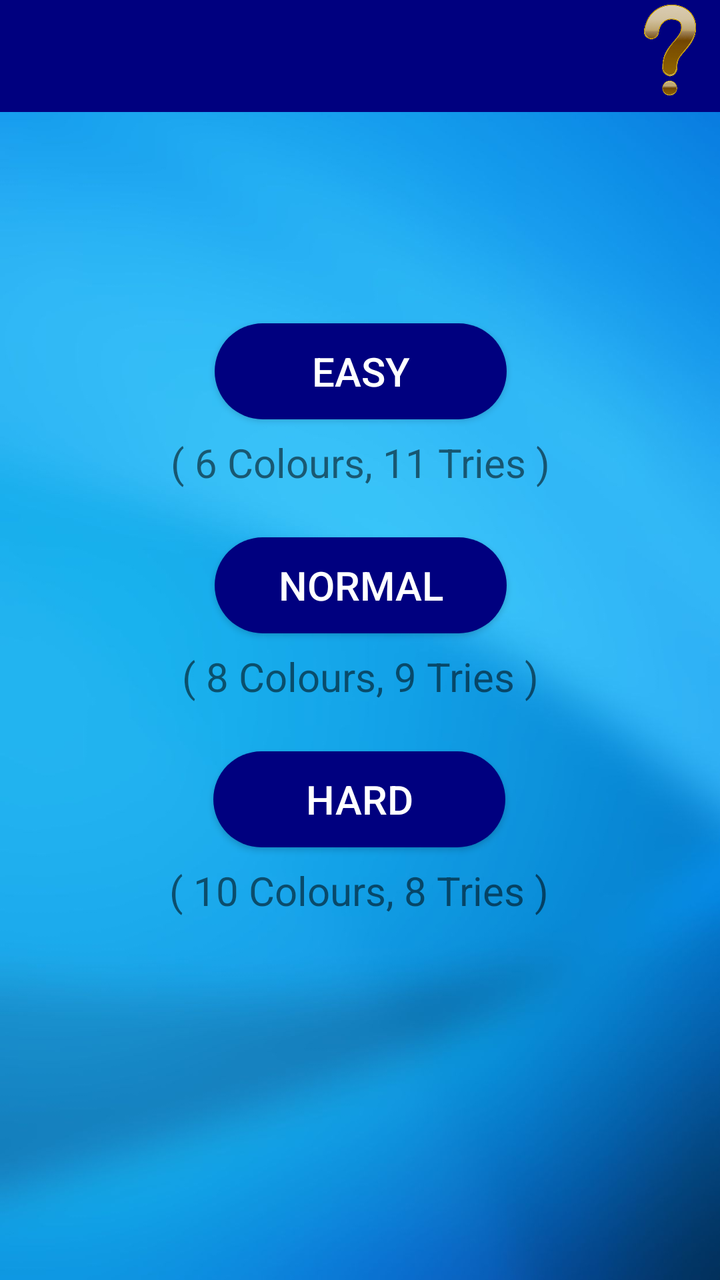
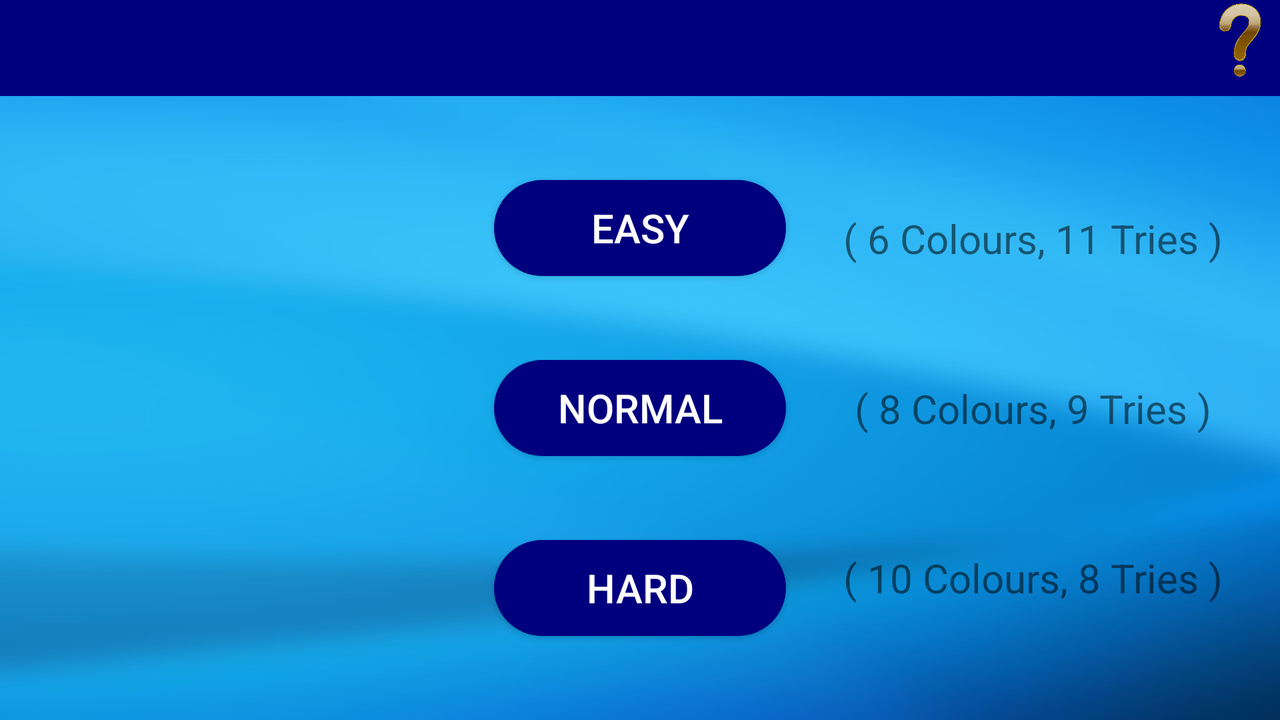

First picture: res/layout/ on a phone held upright. Second picture: the repository's own variant of that layout, on a device whose configuration matches the variant's folder. Source for both follows.
<!-- AndroidManifest.xml: application theme Theme.MasterMinds -->
<!-- res/layout/activity_choose_difficulty_menu_ver1.xml -->
<?xml version="1.0" encoding="utf-8"?>
<androidx.constraintlayout.widget.ConstraintLayout xmlns:android="http://schemas.android.com/apk/res/android"
    xmlns:app="http://schemas.android.com/apk/res-auto"
    xmlns:tools="http://schemas.android.com/tools"
    android:layout_width="match_parent"
    android:layout_height="match_parent"
    android:background="@drawable/background"
    tools:context=".ChooseDifficultyMenuVer1">




    <Button
        android:id="@+id/button2"
        android:layout_width="146dp"
        android:layout_height="48dp"
        android:background="@drawable/bg"
        android:onClick="startEasyGame"
        android:text="Easy"
        android:textColor="@color/white"
        android:textSize="20sp"
        android:textStyle="normal"
        app:layout_constraintBottom_toBottomOf="parent"
        app:layout_constraintEnd_toEndOf="parent"
        app:layout_constraintHorizontal_bias="0.501"
        app:layout_constraintStart_toStartOf="parent"
        app:layout_constraintTop_toTopOf="@+id/guideline4"
        app:layout_constraintVertical_bias="0.19999999" />

    <Button
        android:id="@+id/button5"
        android:layout_width="146dp"
        android:layout_height="48dp"
        android:layout_marginTop="24dp"
        android:background="@drawable/bg"
        android:onClick="startNormalGame"
        android:text="Normal"
        android:textColor="@color/white"
        android:textSize="20sp"
        android:textStyle="normal"
        app:layout_constraintEnd_toEndOf="parent"
        app:layout_constraintHorizontal_bias="0.501"
        app:layout_constraintStart_toStartOf="parent"
        app:layout_constraintTop_toBottomOf="@+id/textView" />

    <Button
        android:id="@+id/button6"
        android:layout_width="146dp"
        android:layout_height="48dp"
        android:layout_marginTop="24dp"
        android:background="@drawable/bg"
        android:onClick="startHardGame"
        android:text="Hard"
        android:textColor="@color/white"
        android:textSize="20sp"
        android:textStyle="normal"
        app:layout_constraintEnd_toEndOf="parent"
        app:layout_constraintHorizontal_bias="0.498"
        app:layout_constraintStart_toStartOf="parent"
        app:layout_constraintTop_toBottomOf="@+id/textView2" />

    <TextView
        android:id="@+id/textView"
        android:layout_width="wrap_content"
        android:layout_height="wrap_content"
        android:layout_marginTop="8dp"
        android:text="( 6 Colours, 11 Tries )"
        android:textSize="20sp"
        app:layout_constraintEnd_toEndOf="parent"
        app:layout_constraintStart_toStartOf="parent"
        app:layout_constraintTop_toBottomOf="@+id/button2" />

    <TextView
        android:id="@+id/textView2"
        android:layout_width="wrap_content"
        android:layout_height="wrap_content"
        android:layout_marginTop="8dp"
        android:text="( 8 Colours, 9 Tries )"
        android:textSize="20sp"
        app:layout_constraintEnd_toEndOf="parent"
        app:layout_constraintHorizontal_bias="0.501"
        app:layout_constraintStart_toStartOf="parent"
        app:layout_constraintTop_toBottomOf="@+id/button5" />

    <TextView
        android:id="@+id/textView3"
        android:layout_width="wrap_content"
        android:layout_height="wrap_content"
        android:layout_marginTop="8dp"
        android:text="( 10 Colours, 8 Tries )"
        android:textSize="20sp"
        app:layout_constraintEnd_toEndOf="parent"
        app:layout_constraintHorizontal_bias="0.497"
        app:layout_constraintStart_toStartOf="parent"
        app:layout_constraintTop_toBottomOf="@+id/button6" />

    <androidx.appcompat.widget.Toolbar
        android:id="@+id/toolbar"
        android:layout_width="match_parent"
        android:layout_height="?attr/actionBarSize"
        android:background="#00007F"
        android:backgroundTint="#00007F"

        app:layout_constraintBottom_toTopOf="@+id/guideline4"
        app:layout_constraintEnd_toEndOf="parent"
        app:layout_constraintHorizontal_bias="0.0"
        app:layout_constraintStart_toStartOf="parent"
        app:layout_constraintTop_toTopOf="parent"
        app:layout_constraintVertical_bias="0.0" />

    <ImageButton
        android:id="@+id/imageButton3"
        android:layout_width="50dp"
        android:layout_height="50dp"
        android:background="#00007F"
        android:backgroundTint="#00007F"
        android:contentDescription="Quit Game"

        android:foregroundTint="@color/white"
        android:hapticFeedbackEnabled="false"
        android:onClick="viewRules"
        android:scaleType="fitCenter"
        android:src="@drawable/gold_questionmark"

        app:layout_constraintBottom_toTopOf="@+id/guideline4"
        app:layout_constraintEnd_toEndOf="@+id/toolbar"
        app:layout_constraintHorizontal_bias="1.0"
        app:layout_constraintStart_toStartOf="@+id/toolbar"
        app:layout_constraintTop_toTopOf="parent"
        app:layout_constraintVertical_bias="0.0" />

    <androidx.constraintlayout.widget.Guideline
        android:id="@+id/guideline4"
        android:layout_width="wrap_content"
        android:layout_height="wrap_content"
        android:orientation="horizontal"
        app:layout_constraintGuide_begin="54dp" />

</androidx.constraintlayout.widget.ConstraintLayout>
<!-- resources referenced by this layout -->
<resources>
  <color name="white">#FFFFFFFF</color>
  <!-- drawable background: jpg bitmap (drawable, 39372 bytes) -->
  <!-- drawable bg (drawable) -->
  <?xml version="1.0" encoding="utf-8"?>
  <shape android:shape="rectangle" xmlns:android="http://schemas.android.com/apk/res/android">
      <gradient
          android:startColor="#00007F"
          android:centerColor="#00007F"
          android:endColor="#00007F" />
      <corners android:radius="25sp" />
  </shape>
  <!-- drawable gold_questionmark: png bitmap (drawable, 88709 bytes) -->
  <style name="Theme.MasterMinds" parent="Base.Theme.MasterMinds" />
  <style name="Base.Theme.MasterMinds" parent="Theme.AppCompat.DayNight.DarkActionBar">
          
          
      </style>
</resources>
<!-- res/layout-land/activity_choose_difficulty_menu_ver1.xml (the repository's variant of the layout above) -->
<!-- drawn on the phone turned sideways -->
<?xml version="1.0" encoding="utf-8"?>
<androidx.constraintlayout.widget.ConstraintLayout xmlns:android="http://schemas.android.com/apk/res/android"
    xmlns:app="http://schemas.android.com/apk/res-auto"
    xmlns:tools="http://schemas.android.com/tools"
    android:layout_width="match_parent"
    android:layout_height="match_parent"
    android:background="@drawable/background"
    tools:context=".ChooseDifficultyMenuVer1">


    <Button
        android:id="@+id/button2"
        android:layout_width="146dp"
        android:layout_height="48dp"
        android:background="@drawable/bg"
        android:onClick="startEasyGame"
        android:text="Easy"
        android:textColor="@color/white"
        android:textSize="20sp"
        android:textStyle="normal"
        app:layout_constraintBottom_toTopOf="@+id/button5"
        app:layout_constraintEnd_toEndOf="parent"
        app:layout_constraintHorizontal_bias="0.5"
        app:layout_constraintStart_toStartOf="parent"
        app:layout_constraintTop_toTopOf="@+id/guideline4"
        app:layout_constraintVertical_bias="0.19999999" />

    <Button
        android:id="@+id/button5"
        android:layout_width="146dp"
        android:layout_height="48dp"
        android:background="@drawable/bg"
        android:onClick="startNormalGame"
        android:text="Normal"
        android:textColor="@color/white"
        android:textSize="20sp"
        android:textStyle="normal"
        app:layout_constraintBottom_toTopOf="@+id/button6"
        app:layout_constraintEnd_toEndOf="parent"
        app:layout_constraintHorizontal_bias="0.5"
        app:layout_constraintStart_toStartOf="parent"
        app:layout_constraintTop_toBottomOf="@+id/button2" />

    <Button
        android:id="@+id/button6"
        android:layout_width="146dp"
        android:layout_height="48dp"
        android:background="@drawable/bg"
        android:onClick="startHardGame"
        android:text="Hard"
        android:textColor="@color/white"
        android:textSize="20sp"
        android:textStyle="normal"
        app:layout_constraintBottom_toBottomOf="parent"
        app:layout_constraintEnd_toEndOf="parent"
        app:layout_constraintHorizontal_bias="0.5"
        app:layout_constraintStart_toStartOf="parent"
        app:layout_constraintTop_toBottomOf="@+id/button5" />

    <TextView
        android:id="@+id/textView"
        android:layout_width="wrap_content"
        android:layout_height="wrap_content"
        android:text="( 6 Colours, 11 Tries )"
        android:textSize="20sp"
        app:layout_constraintBottom_toTopOf="@+id/textView2"
        app:layout_constraintEnd_toEndOf="parent"
        app:layout_constraintHorizontal_bias="0.5"
        app:layout_constraintStart_toEndOf="@+id/button2"
        app:layout_constraintTop_toTopOf="@+id/guideline4" />

    <TextView
        android:id="@+id/textView2"
        android:layout_width="wrap_content"
        android:layout_height="wrap_content"
        android:text="( 8 Colours, 9 Tries )"
        android:textSize="20sp"
        app:layout_constraintBottom_toTopOf="@+id/textView3"
        app:layout_constraintEnd_toEndOf="parent"
        app:layout_constraintHorizontal_bias="0.5"
        app:layout_constraintStart_toEndOf="@+id/button5"
        app:layout_constraintTop_toBottomOf="@+id/textView" />

    <TextView
        android:id="@+id/textView3"
        android:layout_width="wrap_content"
        android:layout_height="wrap_content"
        android:text="( 10 Colours, 8 Tries )"
        android:textSize="20sp"
        app:layout_constraintBottom_toBottomOf="parent"
        app:layout_constraintEnd_toEndOf="parent"
        app:layout_constraintHorizontal_bias="0.5"
        app:layout_constraintStart_toEndOf="@+id/button6"
        app:layout_constraintTop_toBottomOf="@+id/textView2" />

    <androidx.appcompat.widget.Toolbar
        android:id="@+id/toolbar"
        android:layout_width="match_parent"
        android:layout_height="?attr/actionBarSize"
        android:background="#00007F"
        android:backgroundTint="#00007F"

        app:layout_constraintBottom_toTopOf="@+id/guideline4"
        app:layout_constraintEnd_toEndOf="parent"
        app:layout_constraintHorizontal_bias="0.0"
        app:layout_constraintStart_toStartOf="parent"
        app:layout_constraintTop_toTopOf="parent"
        app:layout_constraintVertical_bias="0.0" />

    <ImageButton
        android:id="@+id/imageButton3"
        android:layout_width="40dp"
        android:layout_height="40dp"
        android:background="#00007F"
        android:backgroundTint="#00007F"
        android:contentDescription="Quit Game"

        android:foregroundTint="@color/white"
        android:hapticFeedbackEnabled="false"
        android:onClick="viewRules"
        android:scaleType="fitCenter"
        android:src="@drawable/gold_questionmark"

        app:layout_constraintBottom_toTopOf="@+id/guideline4"
        app:layout_constraintEnd_toEndOf="@+id/toolbar"
        app:layout_constraintHorizontal_bias="1.0"
        app:layout_constraintStart_toStartOf="@+id/toolbar"
        app:layout_constraintTop_toTopOf="parent"
        app:layout_constraintVertical_bias="0.0" />

    <androidx.constraintlayout.widget.Guideline
        android:id="@+id/guideline4"
        android:layout_width="wrap_content"
        android:layout_height="wrap_content"
        android:orientation="horizontal"
        app:layout_constraintGuide_begin="48dp" />

</androidx.constraintlayout.widget.ConstraintLayout>
